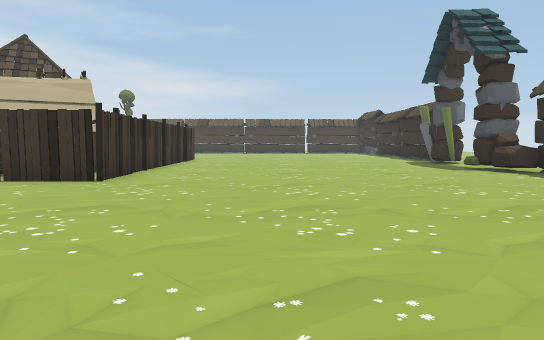
[1] (above)

16 first-person views from a walk through a Unity game level. The camera is 1.5 m above the floor, tilts 4° down and sees 70° across. The floor is counted in squares, 2 m on a side. Each view is taken from the middle of a square. On the plan, view 1 faces up. The plan holds only what a view shows up to about 12 squares ahead; the rest is blank. The place goes on beyond the plan.

[2]
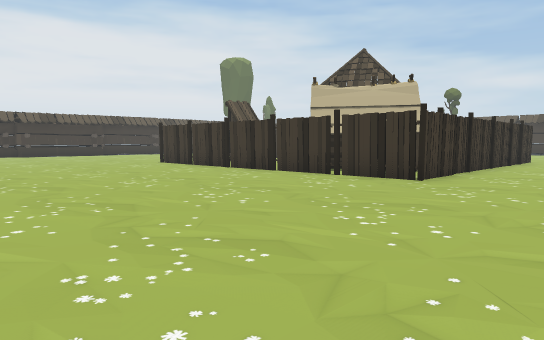

[3]
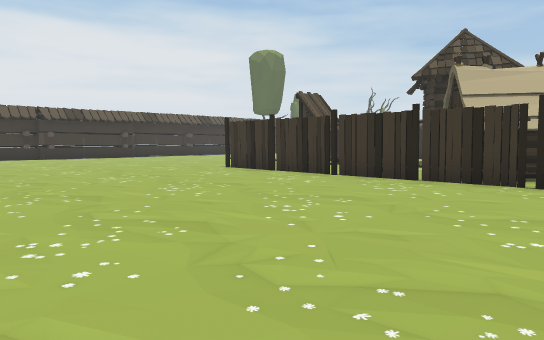

[4]
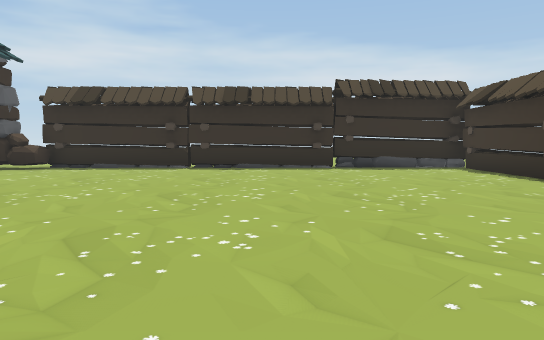

[5]
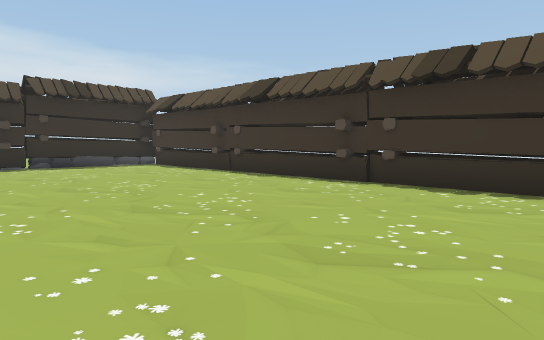

[6]
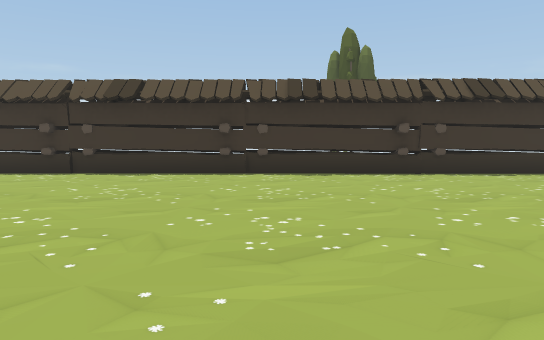

[7]
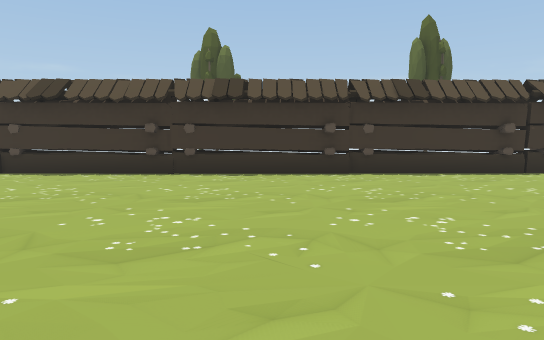

[8]
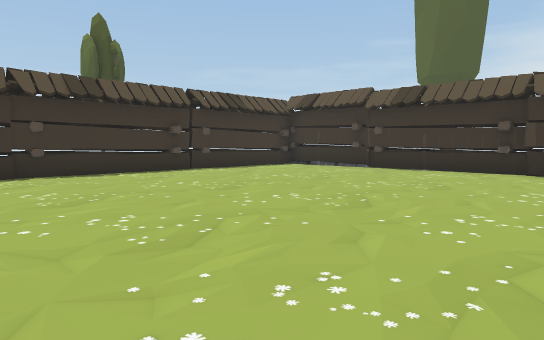

[9]
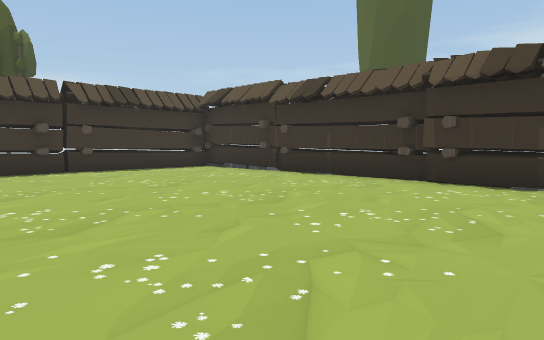

[10]
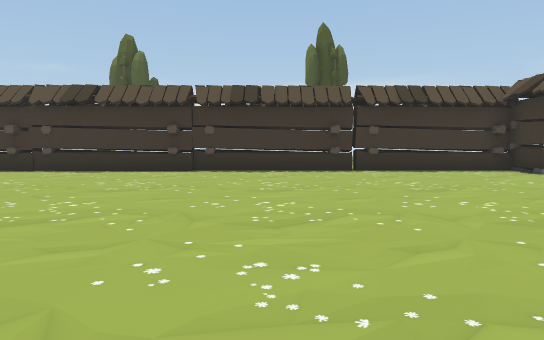

[11]
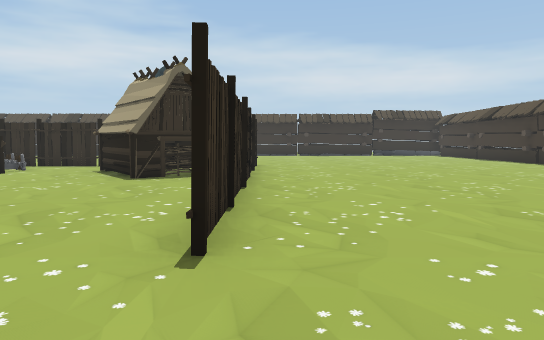

[12]
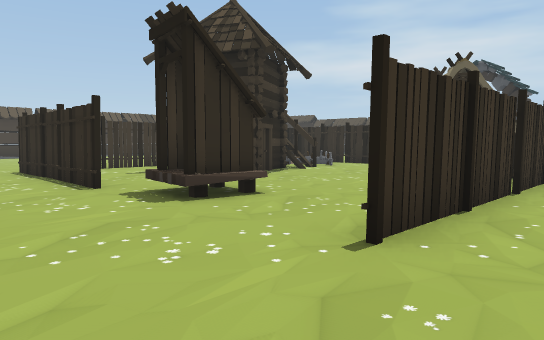

[13]
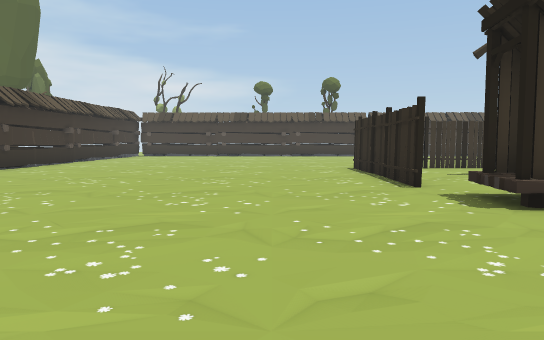

[14]
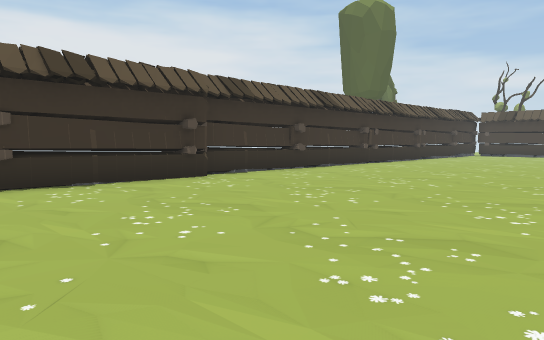

[15]
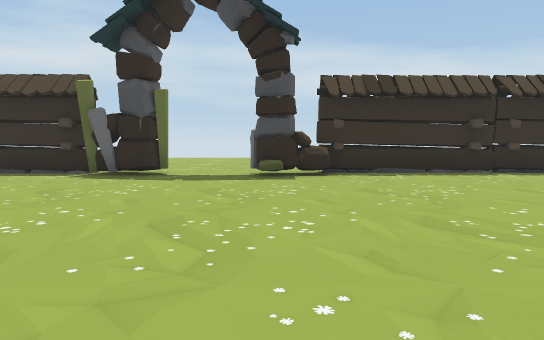

[16]
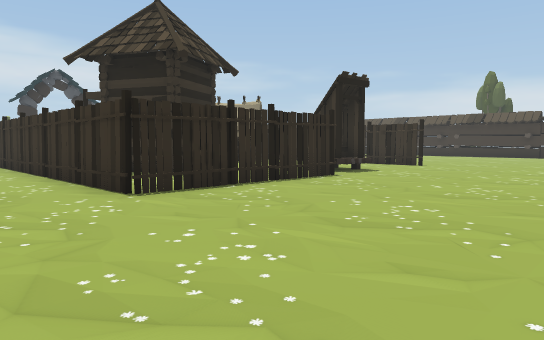

### Floor plan
Points are (right, up) in squares from view 1. A wall is a line through its corners. A room is listed if a view was taken in it or the views show most of it. See-through windows are left out.
Room 1 (views 1, 2, 3, 4, 5, 6, 7, 8, 9, 10, 11, 12, 13, 14, 15, 16)
walls: (-7.6, 13.5) (-7.8, 13.9) (-9.7, 12.9); (-7.4, 13.5) (-7.8, 13.9); (-13.4, 12.4) (-13.6, 17.5) (-4.8, 17.6); (-3.5, 13.6) (-3.4, 7.6) (-13.5, 7.5); (-9.7, 17.5) (-11.6, 17.5); (-7, -2.6) (-5.7, -2.7); (-15.4, -2.5) (-14.8, -2.5); (-2.6, -2.5) (-2.1, -2.6); (-2.1, -3) (-2.1, -2.4); (-1.7, -2.9) (-1.7, -2.3); (-23, 8.5) (-23.9, 8.4); (-23.2, 9.2) (-23.3, -2.6); (-23.2, 5.4) (-23.3, 4.9); (5.6, 10.5) (5.5, 11.1); (5.7, 10.8) (5.8, 11.2) (6, 11.5); (-18.6, -2.3) (-18.6, -3); (5.9, 9.7) (5.8, 10.8); (-23.5, 4.9) (-23.4, -2.6) (-22.9, -2.6); (6.1, 10.5) (5.5, 10.5) (5.6, 11.3); (-23.5, 13.5) (-23.5, 9.1); (6.4, 9.6) (6, 9.7) (5.8, 10.4); (-24, 4.5) (-23.2, 4.5); (6.7, 9.3) (6.7, 9.6) (5.9, 9.6); (-19.9, -2.5) (-18.5, -2.6); (6.4, 13.7) (5.8, 13.8) (6, 14.7) (5.9, 15); (6.7, 5) (6.7, 5.5); (6.4, 15.4) (6.5, 17.7); (6.8, 15.5) (6.8, 17.7); (-23.6, 18) (-23.6, 16.8); (6.6, 1.2) (6.7, 9.9); (6.6, -0.4) (6.8, 1.2); (-23.4, -2.3) (6.8, -2.6); (6.5, -3) (6.6, 0.8)
low walls: (-11.1, -2.1) (-10.6, -2.2); (5.9, 14.3) (6, 14.7); (6.8, 0.5) (6.7, 1); (6.9, 0.5) (6.8, 1); (6.8, -2.6) (6.7, 0.4); (6.8, -2.8) (6.8, -2.3)
ways out: opening at (6, 12.5)
objects: other object (-13, 11) to (-12, 11); other object (-8, 9) to (-5, 11); other object (-7, 14) to (-6, 15)

Where each view was taken, in squares from view 1:
view 1: 0 up, 0 right, facing up
view 2: 0 up, 0 right, facing up-left
view 3: 0 up, 4 left, facing up-left
view 4: 3 up, 5 left, facing right
view 5: 4 up, 6 left, facing down-right
view 6: 7 up, 7 left, facing down
view 7: 7 up, 13 left, facing down
view 8: 7 up, 13 left, facing down-left
view 9: 8 up, 16 left, facing down-left
view 10: 8 up, 17 left, facing down
view 11: 7 up, 16 left, facing right
view 12: 6 up, 16 left, facing up-right
view 13: 6 up, 16 left, facing up
view 14: 4 up, 16 left, facing up-left
view 15: 11 up, 3 left, facing right
view 16: 20 up, 19 left, facing down-right
